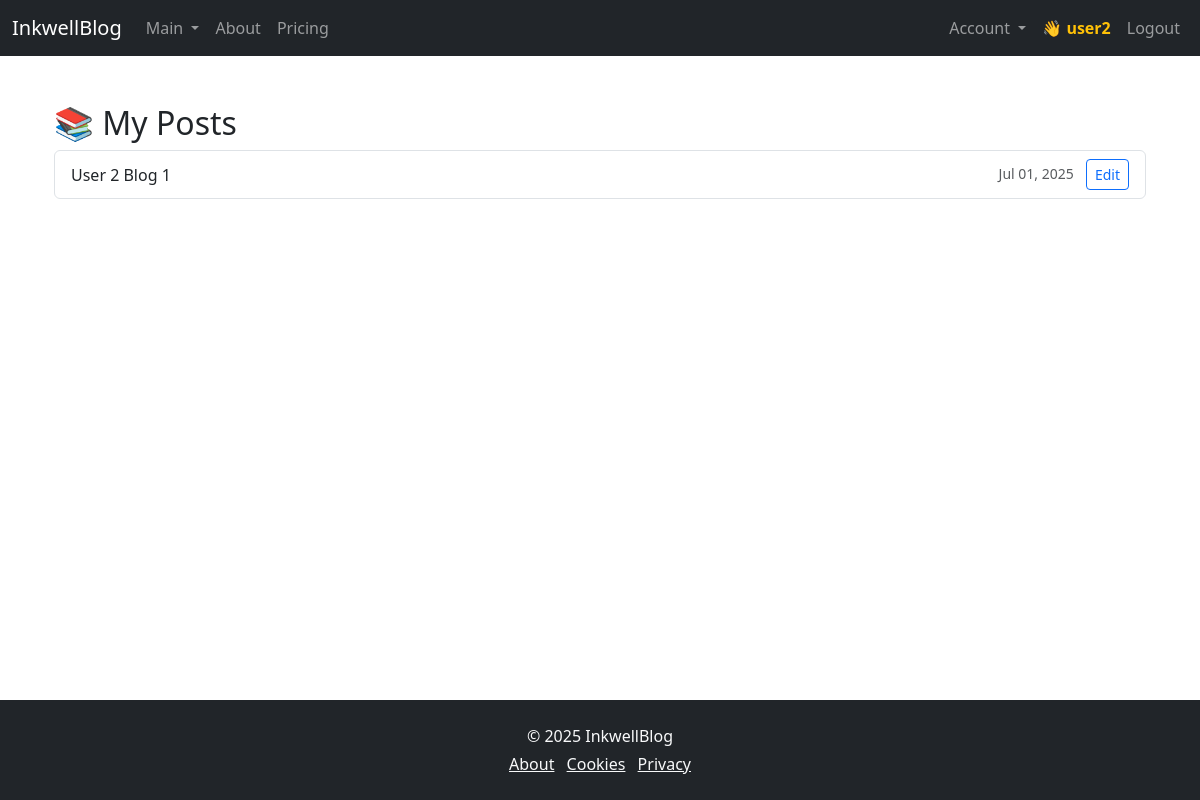
/blog/my-posts/ (signed in), run on an earlier commit of the app's database.
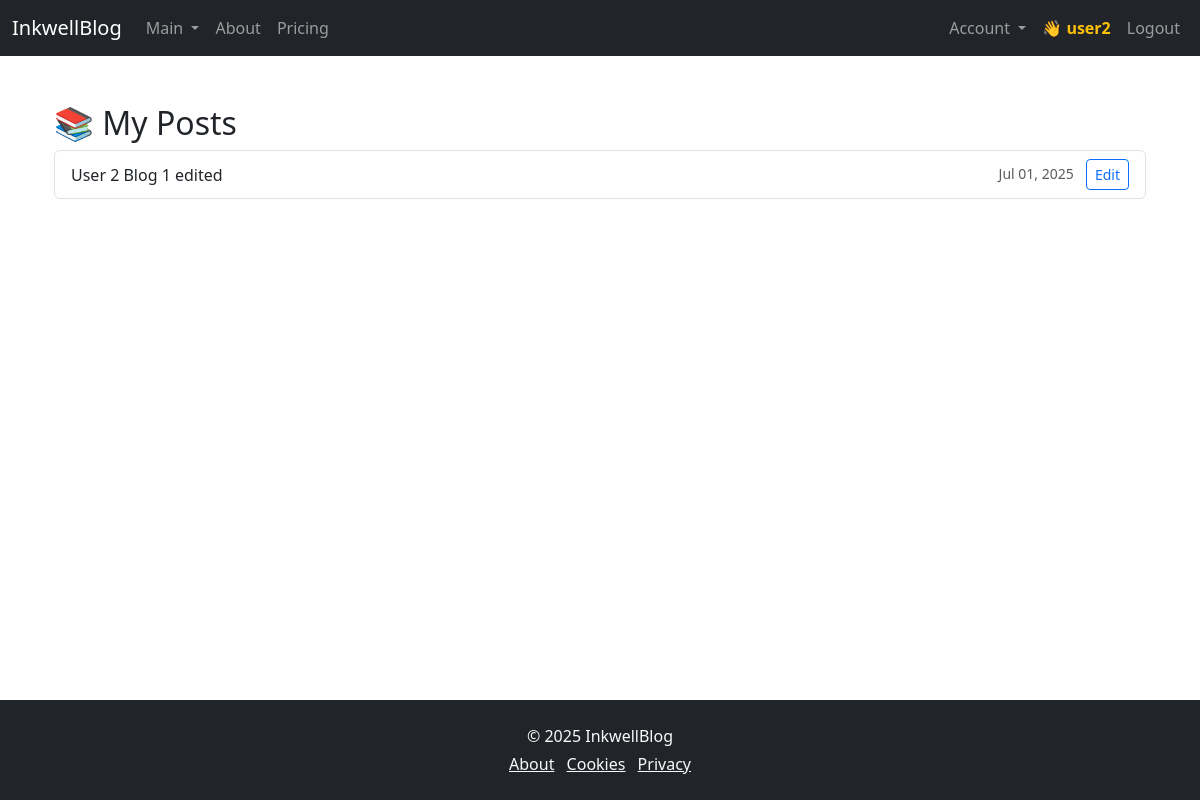
And on a later commit of the database.
### blog/models.py (models this page shows, shortened)
class Post(models.Model):
    title = models.CharField(max_length=200)
    slug = models.SlugField(unique=True, blank=True)
    content = models.TextField()
    author = models.ForeignKey(User, on_delete=models.CASCADE)
    featured_image = models.ImageField(
        upload_to="blog_images/", blank=True, null=True
    )
    created = models.DateTimeField(auto_now_add=True)
    published = models.DateTimeField(blank=True, null=True)
    is_published = models.BooleanField(default=False)

### blog/views.py (the view)
# urls.py: path("my-posts/", views.my_posts, name="my_posts"),
@login_required
def my_posts(request):
    posts = Post.objects.filter(author=request.user)
    return render(request, "blog/my_posts.html", {"posts": posts})

### blog/templates/blog/my_posts.html
{% extends "base.html" %}
{% block content %}
<div class="container mt-4">
  <h2>📚 My Posts</h2>
  {% if posts %}
    <ul class="list-group">
      {% for post in posts %}
      <li class="list-group-item d-flex justify-content-between align-items-center">
        <span>{{ post.title }}</span>
        <div>
          <small class="text-muted">{{ post.created|date:"M d, Y" }}</small>
          <a href="{% url 'edit_post' post.id %}" class="btn btn-sm btn-outline-primary ms-2">Edit</a>
        </div>
      </li>
      {% endfor %}
    </ul>
  {% else %}
    <div class="alert alert-info mt-3">
      You haven’t published anything yet.
    </div>
  {% endif %}
</div>
{% endblock %}

What changed in the data, as far as the page shows it:
changed Post: title "User 2 Blog 1" → "User 2 Blog 1 edited"
